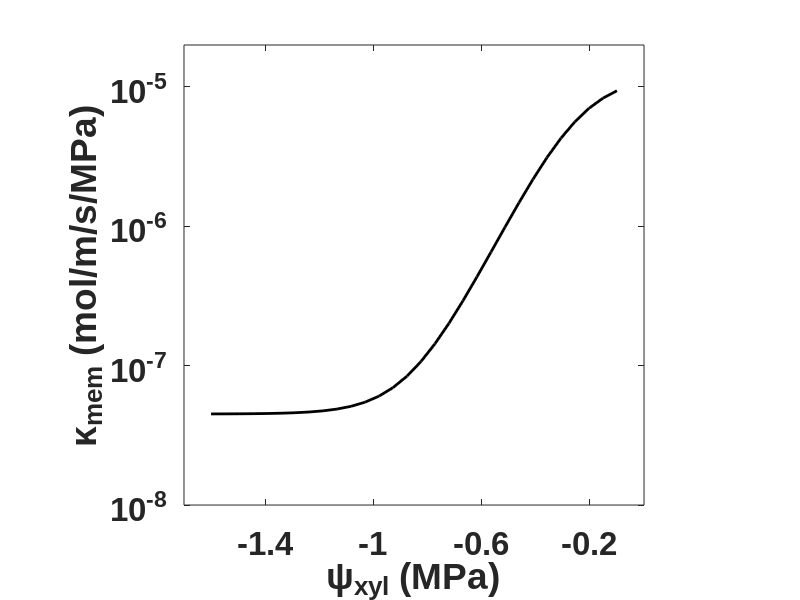

Write the MATLAB code that produced this figure. (Note: this script raises an error after producing the figure.)
% code_for_preferred_hypothesis_main_text_Figs_4c_to_4h.m
% Description: This code executes the mathematical model developed in SI
% Section S10 in the paper titled, "Loss of plasma membrane conductance of 
% outside-xylem zone explains non-stomatal control of transpiration". We 
% generate 3 predictions (mean and bounds of uncertainty interval) with 
% npoints (see below) being the number of points in the discretized domain 
% for each prediction. npoints are distributed across four ranges in 
% psi_xyl: -0.4 to 0; -0.8 to -0.4; -1.2 to -0.8 and -1.6 to -1.2 (MPa). 
% The prediction mean and bounds of uncertainty interval is then compared to 
% the data mean +/- S.E. 
% This code uses the following MATLAB toolboxes:
% 1. Optimization Toolbox
% Code developed by: Sabyasachi Sen
% Email: ss3945@cornell.edu
% Affiliation: Cornell University
% Created: February 8, 2025
% Last Modified: February 10, 2025
% Copyright (c) 2025 Sabyasachi Sen
% If you use this code in your research, please cite as:
% "Sabyasachi Sen. (2025). code_for_preferred_hypothesis_main_text_Figs_4c_to_4h.m
% Retrieved from manuscript titled: Loss of plasma membrane conductance of 
% outside-xylem zone explains non-stomatal control of transpiration"
% This code is provided under the MIT License.
% For full license terms, see: https://opensource.org/licenses/MIT

clear;
close all;
clc;

%% Thermodynamic parameters (see Table S3 in SI Section S10)

leaf_temp=309; % leaf temperature (=36C) in Kelvin
p_sat=5946.178; % saturation pressure in Pa at 36C
R=8.314; % universal gas constant in SI units Pa.m3/K/mol
v_bar=18e-6; % molar volume of water in m3/mol
c=39.45; % molar concentration of air in mol/m3
D=2.5e-5; % diffusivity of water vapor in air in m2/s
p_atm=101325; % atmospheric pressure in Pa
kai_0=p_sat/p_atm; % reference mole fraction of water vapor at leaf temperature

%% Introduce uncertainty in parameters to generate uncertainty interval in predictions (see Tables S4 and S5 in SI Section S10)

% Notation: variable name: high, mid, low values
A_cc_arr=[5e-9, 6e-9, 7e-9]; % x-sectional area for flow in cell-to-cell path (in m2)
A_vap_arr=[5e-9, 5.5e-9, 6e-9]; % x-sectional area for flow in apoplasmic path (in m2)
bs_tortuosity_arr=[1, 2, 4]; % bundle sheath tortuosity (dimensionless)
mes_tortuosity_arr=[1, 1.5, 4]; % mesophyll tortuosity (dimensionless)
kappa_mem_max_arr=[12e-6, 11e-6, 10e-6]; % maximum membrane conductivity in mol/m/s/MPa
kappa_mem_min_arr=[4.5e-8, 4.1e-8, 3.7e-8]; % minimum membrane conductivity in mol/m/s/MPa
kappa_mem_trigger_arr=[-0.24e6, -0.22e6, -0.2e6]; % xylem stress at which 'characteristic' loss of membrane conductivity occurs (in Pa)
kappa_mem_decline_sensitivity_arr=[0.9e-5, 1.1e-5, 1.3e-5]; % determines sensitivity of membrane conductivity to xylem stress in MPa^(-1)

% Fig. 4f (well-watered) corresponds to psi_xyl = -0.4 +/- 0.15 MPa: use VPD=3.8 kPa; i=7th element in psi_xyl array for ii=1,2,3 to generate Fig. 4f
% Fig. 4g (water-limited) corresponds to psi_xyl = -0.85 +/- 0.15 MPa: use VPD=4.2 kPa; i=14 (for ii=3), i=16 (for ii=2), and i=18 (for ii=1) to generate Fig. 4g
% Fig. 4h (abaxial-taped) corresponds to psi_xyl = -1.2 +/- 0.15 MPa: use VPD=4.2 kPa; gs_ad=75e-3, gs_ab=0; ii=1: i=17; ii=2: i=20; ii=3: i=24 to generate Fig. 4h

%% Constant leaf anatomical parameters (see Table S4 in SI Section S10)

L_total=2e-4; % total thickness of leaf in m
L_ad=L_total/2; % Assume half-thickness of leaf 
L_ab=L_total/2; % Assume half-thickness of leaf 
L_bs=L_ad/3; % Assume bundle sheath occupies 1/3rd of leaf thickness
A_cw=0.08e-9; % x-sectional area for flow in cell wall (in m2)

%% Constant transport parameters (see Table S5 in SI Section S10)

k_cc=5e-5; % hydraulic conductivity of cell-to-cell path in mol/m/s/MPa: Rockwell review undersaturation - use higher end of L_p 
gs_ad=90e-3; % adaxial stomatal conductance in mol/m2/s
gs_ab=90e-3; % abaxial stomatal conductance in mol/m2/s
gs=(gs_ad+gs_ab)*1e3; % total stomatal conductance in mmol/m2/s: will be used to calculate transpiration rate

%% Driving forces for transpiration

% psi_xylem sweep
npoints=30; % number of nodes in the discretized domain
psi_xylem=flipud(linspace(-1.6,-0.1,npoints)')*1e6; % xylem water potential in Pa
xylem_means=[-0.2;-0.6;-1;-1.4]; % for plotting in bins

% VPD sweep 
rel_hum = flipud(linspace(0.36,0.7,npoints)'); % relative humidity of bulk air outside the leaf
vpd = p_sat*(1-rel_hum)/1e3; % vpd in kPa: the mean vpd in our measurements is ~3.8 kPa which is the last element in the vpd array here

%% Finite difference discretization parameters:

N=1000; % Total # of nodes including boundary nodes
h=L_total/(N-1); % interval between nodes

%% Coordinates along leaf thickness direction (in metres)

coords_ad=linspace(0,L_ad,N)'; % adaxial coordinates
coords_ab=linspace(-L_ab,0,N)'; % abaxial coordinates
coords_bs_ad=coords_ad(1:round(N/3)); % adaxial bundle sheath coordinates
coords_bs_ab=coords_ab(round(2*N/3)+1:end); % abaxial bundle sheath coordinates
coords_mes_ad=coords_ad(round(N/3):end); % adaxial mesophyll coordinates
coords_mes_ab=coords_ab(1:round(2*N/3)+1); % abaxial mesophyll coordinates
coordinates_ad=coords_ad*1e6; % coordinates for adaxial section: microns for plotting
coordinates_ab=coords_ab*1e6; % coordinates for abaxial section: microns for plotting

%% Loop through 3 sets of parameters

for ii=1:3

    % Variable leaf anatomical parameters and transport parameters (see Tables S4 and S5 in SI Section S10)

    bs_tortuosity=bs_tortuosity_arr(ii); % bundle sheath tortuosity
    mes_tortuosity=mes_tortuosity_arr(ii); % mesophyll tortuosity

    k_bs_vap=c*D*v_bar*kai_0/(R*leaf_temp)/bs_tortuosity/1e-6; % hydraulic conductivity of vapor in bundle sheath in mol/m/s/MPa; this assumes driving force for transport is water potential. Ref: Rockwell 2014
    k_mes_vap=c*D*v_bar*kai_0/(R*leaf_temp)/mes_tortuosity/1e-6; % hydraulic conductivity of vapor in mesophyll in mol/m/s/MPa; this assumes driving force for transport is water potential. Ref: Rockwell 2014
    
    k_bs_cw=2.7e-6/bs_tortuosity; % hydraulic conductivity of bundle sheath cell wall in mol/m/s/MPa; this assumes driving force for transport is water potential gradient. Refs: Michael potato parenchyma 1997; Rockwell et al. 2022
    k_mes_cw=2.7e-6/mes_tortuosity; % hydraulic conductivity of mesophyll cell wall in mol/m/s/MPa; this assumes driving force for transport is water potential gradient. Refs: Michael potato parenchyma 1997; Rockwell et al. 2022

    A_cc=A_cc_arr(ii); % see SI Section S10 for choice of A_cc
    A_vap=A_vap_arr(ii); % see SI Section S10 for choice of A_vap
                
    %% Tissue hydraulic conductivity parameters 
    
    % Membrane hydraulic parameters for current iteration
    kappa_mem_max=kappa_mem_max_arr(ii); 
    kappa_mem_decline_sensitivity=kappa_mem_decline_sensitivity_arr(ii); 
    kappa_mem_trigger=kappa_mem_trigger_arr(ii); 
    kappa_mem_min=kappa_mem_min_arr(ii); 
    % sigmoid function
    kappa_mem_arr=kappa_mem_max*1./(1+exp(-kappa_mem_decline_sensitivity*(psi_xylem-kappa_mem_trigger)))+kappa_mem_min; 
    
    % plot kappa_mem vs psi_xyl
    figure(1);hold on;
    plot(psi_xylem/1e6,kappa_mem_arr,'k-','linewidth',2);hold on;
    pbaspect([1 1 1]);
    ylabel('\kappa_{mem} (mol/m/s/MPa)');ylim([1e-8 2e-5]);
    xlabel('\psi_{xyl} (MPa)');xlim([-1.7 0]);xticks(flipud(xylem_means));
    set(gca,'fontsize',24,'ticklabelinterpreter','tex','fontname','Arial','fontweight','bold','yscale','log');
    box on;ax=gca;ax.LineWidth = 2;
    
    %% Solution
    
    % Initialize arrays that will contain the solutions: psi_cc and psi_apo (in Pa)
    psi_bs_cc_ad_arr=zeros(length(psi_xylem),length(rel_hum)); % psi_cc in bundle sheath adaxial domain
    psi_bs_cc_ab_arr=zeros(length(psi_xylem),length(rel_hum)); % psi_cc in bundle sheath abaxial domain
    psi_bs_apo_ad_arr=zeros(length(psi_xylem),length(rel_hum)); % psi_apo in bundle sheath adaxial domain
    psi_bs_apo_ab_arr=zeros(length(psi_xylem),length(rel_hum)); % psi_apo in bundle sheath abaxial domain

    psi_mes_cc_ad_N=zeros(length(psi_xylem),length(rel_hum)); % psi_cc in mesophyll adaxial domain
    psi_mes_cc_ab_N=zeros(length(psi_xylem),length(rel_hum)); % psi_cc in mesophyll abaxial domain
    psi_mes_apo_ad_N=zeros(length(psi_xylem),length(rel_hum)); % psi_apo in mesophyll adaxial domain
    psi_mes_apo_ab_N=zeros(length(psi_xylem),length(rel_hum)); % psi_apo in mesophyll abaxial domain
    
    for i=1:length(psi_xylem)
    
        kappa_mes_mem=kappa_mem_arr(i); % mesophyll membrane conductivity 
        kappa_bs_mem=kappa_mes_mem; % bundle sheath membrane conductivity 
        
        for j=1:length(rel_hum)
    
            % see SI Section S10 for details of these constants
            % a1, a2, b1, and b2 multiply the derivates in SI equations S30 and S31
            a1=kappa_bs_mem/(k_cc*A_cc); 
            a2=kappa_bs_mem/(k_bs_cw*A_cw + k_bs_vap*A_vap);
            
            b1=kappa_mes_mem/(k_cc*A_cc); 
            b2=kappa_mes_mem/(k_mes_cw*A_cw + k_mes_vap*A_vap);
            
            % r3 and s3 are the roots of the auxiliary equation: see SI equation S43
            r3=+sqrt(a1+a2);
            s3=+sqrt(b1+b2);
            
            % solve for the unknown x's ('alpha's in SI equations S44 and S45)
            init=[-1e6,-1e8,-10,-1e6,-2e6,-2e8,-20,-2e6,-1.5e6,-1.5e8,-25,-1.5e6,-2.5e6,-2.5e8,-30,-2.5e6];
            x=fsolve(@(x)solver_separate_bs_and_mesophyll(x,psi_xylem(i),rel_hum(j),a1,a2,b1,b2,r3,s3,L_ad,L_ab,L_bs,gs_ad,gs_ab,p_sat,v_bar,R,leaf_temp,k_mes_vap,k_bs_vap,k_mes_cw,k_bs_cw,p_atm,A_cc,A_vap,A_cw),init);
            
            %  psi_bs
            psi_bs_cc_ad_arr=x(1) + x(2)*coords_bs_ad + x(3)*exp(r3*coords_bs_ad) + x(4)*exp(-r3*coords_bs_ad);
            psi_bs_apo_ad_arr=x(1) + x(2)*coords_bs_ad - a2*x(3)*exp(r3*coords_bs_ad)/a1 - a2*x(4)*exp(-r3*coords_bs_ad)/a1;
            psi_bs_cc_ab_arr=x(5) + x(6)*coords_bs_ab + x(7)*exp(r3*coords_bs_ab) + x(8)*exp(-r3*coords_bs_ab);
            psi_bs_apo_ab_arr=x(5) + x(6)*coords_bs_ab - a2*x(7)*exp(r3*coords_bs_ab)/a1 - a2*x(8)*exp(-r3*coords_bs_ab)/a1;
            
            % psi_mes
            psi_mes_cc_ad_arr=x(9) + x(10)*coords_mes_ad + x(11)*exp(s3*coords_mes_ad) + x(12)*exp(-s3*coords_mes_ad);
            psi_mes_apo_ad_arr=x(9) + x(10)*coords_mes_ad - b2*x(11)*exp(s3*coords_mes_ad)/b1 - b2*x(12)*exp(-s3*coords_mes_ad)/b1;
            psi_mes_cc_ab_arr=x(13) + x(14)*coords_mes_ab + x(15)*exp(s3*coords_mes_ab) + x(16)*exp(-s3*coords_mes_ab);
            psi_mes_apo_ab_arr=x(13) + x(14)*coords_mes_ab - b2*x(15)*exp(s3*coords_mes_ab)/b1 - b2*x(16)*exp(-s3*coords_mes_ab)/b1;        
            
            % Combining the two cell-to-cell domains
            psi_cc_ab_arr=[psi_mes_cc_ab_arr(1:end-1);psi_bs_cc_ab_arr];
            psi_cc_ad_arr=[psi_bs_cc_ad_arr(1:end-1);psi_mes_cc_ad_arr];
            
            % Combining the two apoplasm domains
            psi_apo_ab_arr=[psi_mes_apo_ab_arr(1:end-1);psi_bs_apo_ab_arr];
            psi_apo_ad_arr=[psi_bs_apo_ad_arr(1:end-1);psi_mes_apo_ad_arr];

            % Terminal apoplast and symplast potentials on adaxial side 
            psi_mes_cc_ad_N(i,j)=psi_mes_cc_ad_arr(end)/1e6; % divide by 1e6 to convert from Pa to MPa
            psi_mes_apo_ad_N(i,j)=psi_mes_apo_ad_arr(end)/1e6; % divide by 1e6 to convert from Pa to MPa 
            
            % Terminal apoplast and symplast potentials on abaxial side 
            psi_mes_cc_ab_N(i,j)=psi_mes_cc_ab_arr(end)/1e6; % divide by 1e6 to convert from Pa to MPa
            psi_mes_apo_ab_N(i,j)=psi_mes_apo_ab_arr(end)/1e6; % divide by 1e6 to convert from Pa to MPa
                    
        end
        
        kappa_mem_exp=floor(log10(kappa_mes_mem));
        kappa_mem_a=kappa_mes_mem/(10^kappa_mem_exp);

        % Plot psi_apoplast vs z
        figure(2);
        plot([psi_cc_ab_arr; psi_cc_ad_arr]/1e6,[coordinates_ab; coordinates_ad],[psi_apo_ab_arr; psi_apo_ad_arr]/1e6,[coordinates_ab; coordinates_ad],'linewidth',4);
        pbaspect([1 1 1]);
        xlabel('\psi(MPa)','interpreter','tex');xlim([-20 0]);
        ylabel('z (\mu m)','interpreter','tex');ylim([-110 110]);
        set(gca,'fontsize',24,'ticklabelinterpreter','tex','FontName','Arial','FontWeight','Bold');
        title(sprintf('\\kappa_{mem} = %.2f \\times 10^{%d} mol/m/s/MPa',kappa_mem_a,kappa_mem_exp),'FontSize',20,'Interpreter','tex');
        legend1=legend(sprintf('\\psi_{c-c}'),sprintf('\\psi_{apo}'),'interpreter','tex');
        set(legend1,'Position',[0.157149113714695 0.748901596398512 0.159461545944213 0.147857143765404],'Interpreter','tex','FontSize',20,'FontName','Arial');
        box on;ax=gca;ax.LineWidth = 2;
        drawnow();
        thisFrame=getframe(gcf);
        size(thisFrame.cdata)
        % Write this frame out to a new video file.
        myMovie1(i) = thisFrame;

    end
    
    %% Calculate goxz
    % Note: here, e_xyl, e_i - all "e"s are vapor pressures
    
    e_xyl=p_sat.*exp(v_bar*psi_xylem./(R*leaf_temp)); % equivalent vapor pressure at xylem water potential 
    e_air=p_sat-vpd(end)*1e3; % vapor pressure in the air outside the leaf
    e_i_high_vpd=p_sat.*exp(v_bar*psi_mes_apo_ad_N(:,end)*1e6./(R*leaf_temp)); % equivalent vapor pressure at AquaDust water potential in the ssc
    rh=e_i_high_vpd./p_sat; % relative humidity in the ssc
    e=gs*(e_i_high_vpd-e_air)/p_atm; % calculate transpiration rate e
    goxz_all=e./(e_xyl-e_i_high_vpd)*p_atm; % calculate g_oxz
    goxz_all=goxz_all.*ones(length(psi_xylem),length(psi_xylem));
    goxz=goxz_all(:,1); % extract g_oxz (here, there is no variation of g_oxz with VPD so any column will do)
    
    %% Calculate model prediction mean and max/min to generate uncertainty intervals
    
    % binned rh predictions
    rh_bin1=rh(psi_xylem>-0.4e6);
    rh_bin2=rh(psi_xylem<-0.4e6 & psi_xylem>-0.8e6);
    rh_bin3=rh(psi_xylem<-0.8e6 & psi_xylem>-1.2e6);
    rh_bin4=rh(psi_xylem<-1.2e6 & psi_xylem>=-1.6e6);
    
    % binned goxz predictions
    goxz_bin1=goxz(psi_xylem>-0.4e6);
    goxz_bin2=goxz(psi_xylem<-0.4e6 & psi_xylem>-0.8e6);
    goxz_bin3=goxz(psi_xylem<-0.8e6 & psi_xylem>-1.2e6);
    goxz_bin4=goxz(psi_xylem<-1.2e6 & psi_xylem>=-1.6e6);

    if ii==1 % upper bound on uncertainty interval

        rh_bin1_max=mean(rh_bin1);
        rh_bin2_max=mean(rh_bin2);
        rh_bin3_max=mean(rh_bin3);
        rh_bin4_max=mean(rh_bin4);

        goxz_bin1_max=mean(goxz_bin1);
        goxz_bin2_max=mean(goxz_bin2);
        goxz_bin3_max=mean(goxz_bin3);
        goxz_bin4_max=mean(goxz_bin4);
    
    elseif ii==2 % mean prediction

        rh_bin1_mean=mean(rh_bin1);rh_bin1_pos_err=rh_bin1_max-rh_bin1_mean; % compute difference between upper bound on uncertainty interval and mean
        rh_bin2_mean=mean(rh_bin2);rh_bin2_pos_err=rh_bin2_max-rh_bin2_mean;
        rh_bin3_mean=mean(rh_bin3);rh_bin3_pos_err=rh_bin3_max-rh_bin3_mean;
        rh_bin4_mean=mean(rh_bin4);rh_bin4_pos_err=rh_bin4_max-rh_bin4_mean;

        goxz_bin1_mean=mean(goxz_bin1);goxz_bin1_pos_err=goxz_bin1_max-goxz_bin1_mean; % compute difference between upper bound on uncertainty interval and mean
        goxz_bin2_mean=mean(goxz_bin2);goxz_bin2_pos_err=goxz_bin2_max-goxz_bin2_mean;
        goxz_bin3_mean=mean(goxz_bin3);goxz_bin3_pos_err=goxz_bin3_max-goxz_bin3_mean;
        goxz_bin4_mean=mean(goxz_bin4);goxz_bin4_pos_err=goxz_bin4_max-goxz_bin4_mean;
    
    else % lower bound on uncertainty interval

        rh_bin1_min=mean(rh_bin1);rh_bin1_neg_err=rh_bin1_mean-rh_bin1_min; % compute difference between mean and lower bound on uncertainty interval
        rh_bin2_min=mean(rh_bin2);rh_bin2_neg_err=rh_bin2_mean-rh_bin2_min;
        rh_bin3_min=mean(rh_bin3);rh_bin3_neg_err=rh_bin3_mean-rh_bin3_min;
        rh_bin4_min=mean(rh_bin4);rh_bin4_neg_err=rh_bin4_mean-rh_bin4_min;

        goxz_bin1_min=mean(goxz_bin1);goxz_bin1_neg_err=goxz_bin1_mean-goxz_bin1_min; % compute difference between mean and lower bound on uncertainty interval
        goxz_bin2_min=mean(goxz_bin2);goxz_bin2_neg_err=goxz_bin2_mean-goxz_bin2_min;
        goxz_bin3_min=mean(goxz_bin3);goxz_bin3_neg_err=goxz_bin3_mean-goxz_bin3_min;
        goxz_bin4_min=mean(goxz_bin4);goxz_bin4_neg_err=goxz_bin4_mean-goxz_bin4_min;
    end

end

%% Plotting prediction mean and uncertainty interval

rh_neg_err=[rh_bin1_neg_err;rh_bin2_neg_err;rh_bin3_neg_err;rh_bin4_neg_err];
rh_pos_err=[rh_bin1_pos_err;rh_bin2_pos_err;rh_bin3_pos_err;rh_bin4_pos_err];
rh_means_model=[rh_bin1_mean;rh_bin2_mean;rh_bin3_mean;rh_bin4_mean];

figure(3);
bar(xylem_means,rh_means_model,0.5,'linewidth',2);hold on;
pbaspect([1 1 1]);
er=errorbar(xylem_means,rh_means_model,rh_neg_err,rh_pos_err,'linewidth',2);
er.Color=[0 0 0];                            
er.LineStyle='none';  
ylabel('\it{h}_{ssc}^{apo}');ylim([0.9 1.01]);
xlabel('\psi_{xyl} (MPa)');xlim([-1.7 0]);xticks(flipud(xylem_means));
set(gca,'fontsize',24,'ticklabelinterpreter','tex','FontName','Arial','fontweight','bold');
box on;ax=gca;ax.LineWidth = 2;

goxz_neg_err=[goxz_bin1_neg_err;goxz_bin2_neg_err;goxz_bin3_neg_err;goxz_bin4_neg_err];
goxz_pos_err=[goxz_bin1_pos_err;goxz_bin2_pos_err;goxz_bin3_pos_err;goxz_bin4_pos_err];
goxz_means_model=[goxz_bin1_mean;goxz_bin2_mean;goxz_bin3_mean;goxz_bin4_mean];

figure(4);
bar(xylem_means,goxz_means_model,0.5,'linewidth',2);hold on;
pbaspect([1 1 1]);
er=errorbar(xylem_means,goxz_means_model,goxz_neg_err,goxz_pos_err,'linewidth',2);
er.Color=[0 0 0];                            
er.LineStyle='none';
ylabel('{\itg}_{oxz} (mmol/m^2/s)');ylim([4e2 6e4]);
xlabel('\psi_{xyl} (MPa)');xlim([-1.7 0]);xticks(flipud(xylem_means));
set(gca,'fontsize',24,'ticklabelinterpreter','tex','FontName','Arial','fontweight','bold','yscale','log');
box on;ax=gca;ax.LineWidth = 2;

%% plot h_ssc^apo expt and model together

% rh expt data from Fig. 2c
rh_means_expt=[0.992847001815885;0.946963460686416;0.929521991233521;0.919537568810321];
rh_se_expt=[0.00180002577421479;0.0201784472288282;0.0131077713211281;0.0122904973618615];

figure(5);
b1=bar(xylem_means,[rh_means_expt zeros(length(rh_means_expt),1)],'grouped','linewidth',2);hold on;
x=NaN(2,4);
for i = 1:2
    x(i,:) = b1(i).XEndPoints;
end
errorbar(x',[rh_means_expt zeros(length(rh_means_expt),1)],[rh_se_expt zeros(length(rh_se_expt),1)],[rh_se_expt zeros(length(rh_se_expt),1)],'k','linestyle','none','linewidth',2);

b2=bar(xylem_means,[zeros(length(rh_means_model),1) rh_means_model],'grouped','linewidth',2);hold on;
for i = 1:2
    x(i,:) = b2(i).XEndPoints;
end
errorbar(x',[zeros(length(rh_means_model),1) rh_means_model],[zeros(length(rh_neg_err),1) rh_neg_err],[zeros(length(rh_pos_err),1) rh_pos_err],'k','linestyle','none','linewidth',2);

xlabel('\psi_{xyl} (MPa)');xlim([-1.7 0]);xticks(flipud(xylem_means));
ylabel('\it{h}_{ssc}^{apo}');ylim([0.88 1.01]);
set(gca,'fontsize',24,'ticklabelinterpreter','tex','FontName','Arial','fontweight','bold');
pbaspect([1 1 1]);
legend([b1(1) b2(2)],'Experiment','Model','Position',[0.265625 0.757142857142857 0.283928571428571 0.129761904761905]);
b2(2).FaceColor(1,:)=[0.8500 0.3250 0.0980];
box on;ax=gca;ax.LineWidth = 2;

%% plot goxz expt and model together

% goxz expt data from Fig. 2e
goxz_means_expt=[38556.2258047020;5667.33817184295;2422.37978608609;1541.23262663729];
goxz_se_expt=[13600.6249811751;1367.98145675526;303.839465584318;290.498308255051];

figure(6);
b1=bar(xylem_means,[goxz_means_expt zeros(length(goxz_means_expt),1)],'grouped','linewidth',2);hold on;
x=NaN(2,4);
for i = 1:2
    x(i,:) = b1(i).XEndPoints;
end
errorbar(x',[goxz_means_expt zeros(length(goxz_means_expt),1)],[goxz_se_expt zeros(length(goxz_se_expt),1)],[goxz_se_expt zeros(length(goxz_se_expt),1)],'k','linestyle','none','linewidth',2);

b2=bar(xylem_means,[zeros(length(goxz_means_model),1) goxz_means_model],'grouped','linewidth',2);hold on;
for i = 1:2
    x(i,:) = b2(i).XEndPoints;
end
errorbar(x',[zeros(length(goxz_means_model),1) goxz_means_model],[zeros(length(goxz_neg_err),1) goxz_neg_err],[zeros(length(goxz_pos_err),1) goxz_pos_err],'k','linestyle','none','linewidth',2);

xlabel('\psi_{xyl} (MPa)');xlim([-1.7 0]);xticks(flipud(xylem_means));
ylabel('{\itg}_{oxz} (mmol/m^2/s)');ylim([6e2 8e4]);
set(gca,'fontsize',24,'ticklabelinterpreter','tex','FontName','Arial','fontweight','bold','yscale','log');
pbaspect([1 1 1]);
legend([b1(1) b2(2)],'Experiment','Model','Position',[0.265625 0.757142857142857 0.283928571428571 0.129761904761905]);
b2(2).FaceColor(1,:)=[0.8500 0.3250 0.0980];
box on;ax=gca;ax.LineWidth = 2;

%% save workspace variables

filename='workspace_variables.mat';
save(filename);